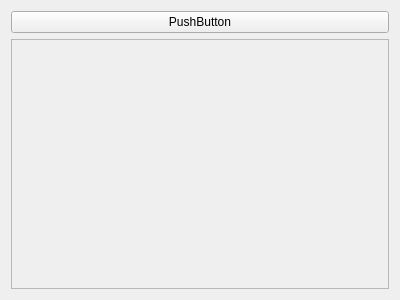
<?xml version="1.0" encoding="UTF-8"?>
<ui version="4.0">
 <class>MyGridWidget</class>
 <widget class="QWidget" name="MyGridWidget">
  <property name="geometry">
   <rect>
    <x>0</x>
    <y>0</y>
    <width>400</width>
    <height>300</height>
   </rect>
  </property>
  <property name="windowTitle">
   <string>Form</string>
  </property>
  <layout class="QGridLayout" name="gridLayout_2">
   <item row="1" column="0">
    <widget class="QScrollArea" name="scrollArea">
     <property name="widgetResizable">
      <bool>true</bool>
     </property>
     <widget class="QWidget" name="scrollAreaWidgetContents">
      <property name="geometry">
       <rect>
        <x>0</x>
        <y>0</y>
        <width>380</width>
        <height>250</height>
       </rect>
      </property>
      <layout class="QGridLayout" name="gridLayout"/>
     </widget>
    </widget>
   </item>
   <item row="0" column="0">
    <widget class="QPushButton" name="pushButton">
     <property name="text">
      <string>PushButton</string>
     </property>
    </widget>
   </item>
  </layout>
 </widget>
 <resources/>
 <connections/>
</ui>
